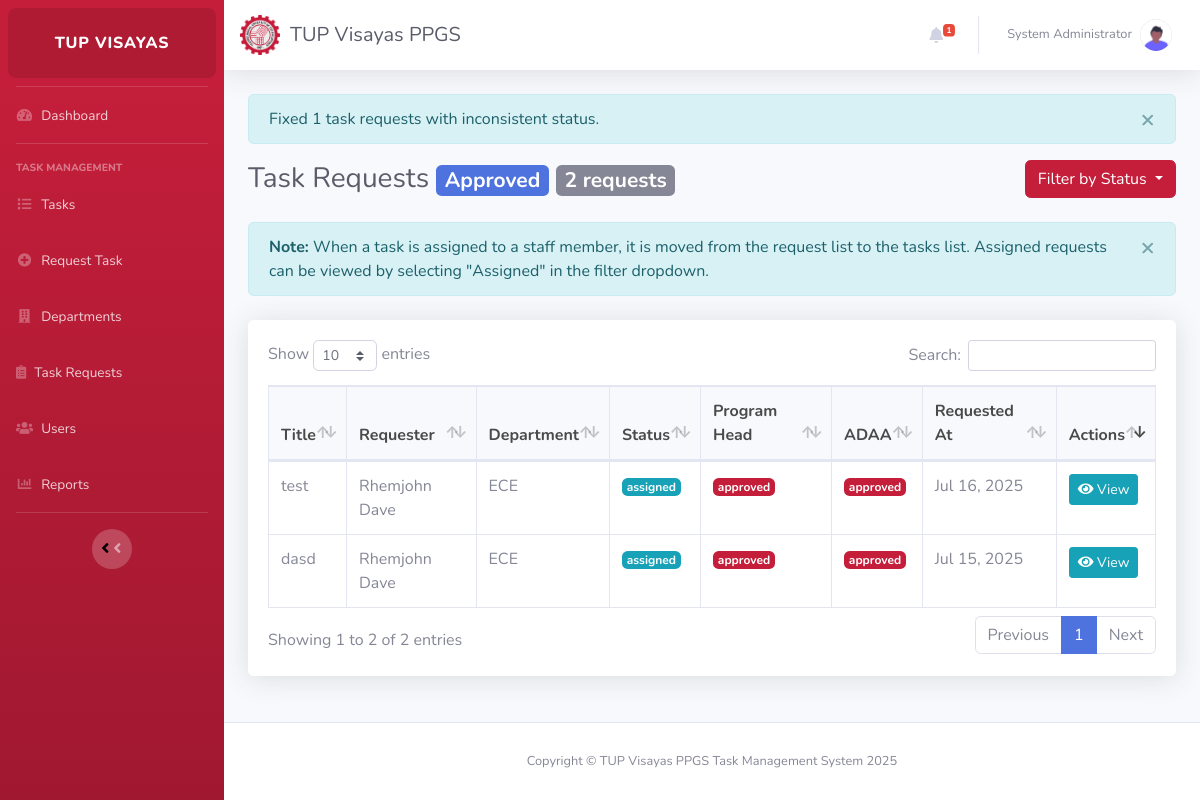
The app's page /task_requests.php (signed in) with its own data.
### tables this page shows
CREATE TABLE `users` (
  `id` int(11) NOT NULL,
  `username` varchar(50) NOT NULL,
  `email` varchar(100) NOT NULL,
  `password` varchar(255) NOT NULL,
  `full_name` varchar(100) NOT NULL,
  `role` enum('user','program head','adaa','admin','staff') NOT NULL,
  `department_id` int(11) DEFAULT NULL,
  `created_at` datetime DEFAULT current_timestamp(),
  `updated_at` datetime DEFAULT current_timestamp() ON UPDATE current_timestamp()
);

CREATE TABLE `task_requests` (
  `id` int(11) NOT NULL,
  `requester_id` int(11) NOT NULL,
  `department_id` int(11) NOT NULL,
  `title` varchar(255) NOT NULL,
  `description` text NOT NULL,
  `reason` text NOT NULL,
  `category` varchar(50) NOT NULL,
  `num_copies` int(11) DEFAULT NULL,
  `paper_size` varchar(50) DEFAULT NULL,
  `paper_type` varchar(50) DEFAULT NULL,
  `equipment_name` varchar(255) DEFAULT NULL,
  `problem_description` text DEFAULT NULL,
  `status` enum('pending','approved','rejected') DEFAULT 'pending',
  `program_head_approval` enum('pending','approved','rejected') DEFAULT 'pending',
  `adaa_approval` enum('pending','approved','rejected') DEFAULT 'pending',
  `created_at` datetime DEFAULT current_timestamp(),
  `updated_at` datetime DEFAULT current_timestamp() ON UPDATE current_timestamp(),
  `due_date` date DEFAULT NULL
);

CREATE TABLE `departments` (
  `id` int(11) NOT NULL,
  `name` varchar(100) NOT NULL,
  `description` text DEFAULT NULL,
  `head_id` int(11) DEFAULT NULL,
  `created_at` datetime DEFAULT current_timestamp(),
  `updated_at` datetime DEFAULT current_timestamp() ON UPDATE current_timestamp()
);

### controllers/NotificationController.php (called while the page is built, shortened)
<?php
require_once __DIR__ . '/../includes/helpers/notification_helper.php';
class NotificationController {
    private $conn;
    public function __construct($conn) {
        $this->conn = $conn;
    }
    public function getUnreadNotificationCount($userId) {
        return getUnreadNotificationCount($userId, $this->conn);
    }
}
?>

### includes/helpers/notification_helper.php (called while the page is built, shortened)
<?php
function getUnreadNotificationCount($userId, $conn) {
    $userId = (int)$userId;
    $query = "SELECT COUNT(*) as count FROM notifications WHERE user_id = $userId AND is_read = 0";
    $result = mysqli_query($conn, $query);
    $row = mysqli_fetch_assoc($result);
    return (int)$row['count'];
}

### task_requests.php (shortened to what this page needs)
<?php
require_once "config/database.php";
$status_filter = isset($_GET['status']) ? $_GET['status'] : 'approved';
$status_condition = "";
if ($status_filter === 'pending') {
    $status_condition = "WHERE (tr.program_head_approval = 'pending' OR tr.adaa_approval = 'pending') AND tr.status != 'assigned'";
} elseif ($status_filter === 'approved') {
    $status_condition = "WHERE tr.program_head_approval = 'approved' AND tr.adaa_approval = 'approved' AND tr.status != 'assigned'";
} elseif ($status_filter === 'assigned') {
    $status_condition = "WHERE tr.status = 'assigned'";
} elseif ($status_filter === 'rejected') {
    $status_condition = "WHERE (tr.program_head_approval = 'rejected' OR tr.adaa_approval = 'rejected') AND tr.status != 'assigned'";
} else {
    $status_condition = "WHERE tr.status != 'assigned'";
}
$sql = "SELECT tr.*, u.username as requester_name, u.full_name as requester_full_name, u.email as requester_email,
        d.name as department_name,
        CASE
            WHEN EXISTS (SELECT 1 FROM tasks t WHERE t.request_id = tr.id) THEN 'assigned'
            ELSE tr.status
        END as effective_status
        FROM task_requests tr
        JOIN users u ON tr.requester_id = u.id
        JOIN departments d ON tr.department_id = d.id
        $status_condition
        ORDER BY tr.created_at DESC";
$requests_result = mysqli_query($conn, $sql);
$total_requests = mysqli_num_rows($requests_result);
include 'includes/components/header.php';
include 'includes/components/sidebar.php';
?>
<div id="content-wrapper" class="d-flex flex-column">
    <div id="content">
        <?php include 'includes/components/navbar.php'; ?>
        <div class="container-fluid">
            <?php if(isset($_SESSION['info_message'])): ?>
                <div class="alert alert-info alert-dismissible fade show" role="alert">
                    <?php echo $_SESSION['info_message']; ?>
                    <button type="button" class="close" data-dismiss="alert" aria-label="Close">
                        <span aria-hidden="true">&times;</span>
                    </button>
                </div>
            <?php endif; ?>
            <div class="d-sm-flex align-items-center justify-content-between mb-4">
                <h1 class="h3 mb-0 text-gray-800">
                    Task Requests
                    <?php if($status_filter !== 'all'): ?>
                        <span class="badge badge-primary"><?php echo ucfirst($status_filter); ?></span>
                    <?php endif; ?>
                    <span class="badge badge-secondary"><?php echo $total_requests; ?> requests</span>
                </h1>
                <div class="btn-group">
                    <button type="button" class="btn btn-primary dropdown-toggle" data-toggle="dropdown" aria-haspopup="true" aria-expanded="false">
                        Filter by Status
                    </button>
                </div>
            </div>
            <div class="alert alert-info alert-dismissible fade show mb-4" role="alert">
                <strong>Note:</strong> When a task is assigned to a staff member, it is moved from the request list to the tasks list.
                Assigned requests can be viewed by selecting "Assigned" in the filter dropdown.
                <button type="button" class="close" data-dismiss="alert" aria-label="Close">
                    <span aria-hidden="true">&times;</span>
                </button>
            </div>
            <div class="row">
                <div class="col-12">
                    <div class="card shadow mb-4">
                        <div class="card-body">
                            <?php if($total_requests == 0): ?>
                                <div class="alert alert-info">
                                    No task requests found for the selected filter.
                                    <?php if($status_filter !== 'all'): ?>
                                        <a href="?status=all" class="alert-link">View all requests</a>
                                    <?php endif; ?>
                                </div>
                            <?php else: ?>
                                <div class="table-responsive">
                                    <table class="table table-bordered" id="dataTable" width="100%" cellspacing="0">
                                        <thead>
                                            <tr>
                                                <th>Title</th>
                                                <th>Requester</th>
                                                <th>Department</th>
                                                <th>Status</th>
                                                <th>Program Head</th>
                                                <th>ADAA</th>
                                                <th>Requested At</th>
                                                <th>Actions</th>
                                            </tr>
                                        </thead>
                                        <tbody>
                                            <?php while($request = mysqli_fetch_assoc($requests_result)): ?>
                                                <tr>
                                                    <td><?php echo htmlspecialchars($request['title']); ?></td>
                                                    <td>
                                                    <?php echo htmlspecialchars($request['requester_full_name']); ?>
                                                    </td>
                                                    <td><?php echo htmlspecialchars($request['department_name']); ?></td>
                                                    <td>
                                                        <?php
                                                        $status_class = "";
                                                        switch($request['effective_status']) {
                                                            case "assigned":
                                                                $status_class = "badge-info";
                                                                break;
                                                        }
                                                        echo "<span class='badge " . $status_class . "'>" . htmlspecialchars($request['effective_status']) . "</span>";
                                                        ?>
                                                    </td>
                                                    <td>
                                                        <?php
                                                        $approval_class = "";
                                                        switch($request['program_head_approval']) {
                                                            case "approved":
                                                                $approval_class = "badge-success";
                                                                break;
                                                        }
                                                        echo "<span class='badge " . $approval_class . "'>" . htmlspecialchars($request['program_head_approval']) . "</span>";
                                                        ?>
                                                    </td>
                                                    <td>
                                                        <?php
                                                        $approval_class = "";
                                                        switch($request['adaa_approval']) {
                                                            case "approved":
                                                                $approval_class = "badge-success";
                                                                break;
                                                        }
                                                        echo "<span class='badge " . $approval_class . "'>" . htmlspecialchars($request['adaa_approval']) . "</span>";
                                                        ?>
                                                    </td>
                                                    <td><?php echo date('M d, Y', strtotime($request['created_at'])); ?></td>
                                                    <td>
                                                        <button type="button" class="btn btn-info btn-sm" data-toggle="modal" data-target="#viewTaskRequestModal<?php echo $request['id']; ?>">
                                                            <i class="fas fa-eye"></i> View
                                                        </button>
                                                    </td>
                                                </tr>
                                            <?php endwhile; ?>
                                        </tbody>
                                    </table>
                                </div>
                            <?php endif; ?>
                        </div>
                    </div>
                </div>
            </div>
        </div>
    </div>
    <?php include 'includes/components/footer.php'; ?>
</div>
<?php include 'includes/components/footer_scripts.php'; ?>

### includes/components/navbar.php (shortened to what this page needs)
<?php
$notification_count = 0;
$notificationController = new NotificationController($conn);
if (isset($_SESSION['user_id']) && is_numeric($_SESSION['user_id'])) {
    $current_user_id = $_SESSION['user_id'];
    $notification_count = $notificationController->getUnreadNotificationCount($current_user_id);
} elseif (isset($_SESSION['id']) && is_numeric($_SESSION['id'])) {
    $current_user_id = $_SESSION['id'];
    $notification_count = $notificationController->getUnreadNotificationCount($current_user_id);
    $notifications = $notificationController->getUserNotifications($current_user_id, 5);
}
$full_name = '';
if (isset($_SESSION['username'])) {
    $username = $_SESSION['username'];
    $sql = "SELECT full_name FROM users WHERE username = ?";
    if ($stmt = mysqli_prepare($conn, $sql)) {
        mysqli_stmt_bind_param($stmt, "s", $username);
        if (mysqli_stmt_execute($stmt)) {
            $result = mysqli_stmt_get_result($stmt);
            if ($row = mysqli_fetch_assoc($result)) {
                $full_name = $row['full_name'];
            }
        }
    }
}
?>
<nav class="navbar navbar-expand navbar-light bg-white topbar mb-4 static-top shadow">
    <a class="navbar-brand d-none d-lg-flex align-items-center" href="index.php" style="text-decoration: none;">
        <img src="assets/images/tuplogo.png" alt="TUP Visayas Logo"
             style="max-width: 40px; height: auto; margin-right: 10px;">
        <h5 class="text-gray-800 my-auto">TUP Visayas PPGS</h5>
    </a>
    <ul class="navbar-nav ml-auto">
        <li class="nav-item dropdown no-arrow mx-1">
            <a class="nav-link dropdown-toggle" href="#" id="alertsDropdown" role="button"
                data-toggle="dropdown" aria-haspopup="true" aria-expanded="false">
                <i class="fas fa-bell fa-fw"></i>
                <?php if ($notification_count > 0): ?>
                <span class="badge badge-danger badge-counter"><?php echo $notification_count > 99 ? '99+' : $notification_count; ?></span>
                <?php endif; ?>
            </a>
        </li>
        <li class="nav-item dropdown no-arrow">
            <a class="nav-link dropdown-toggle" href="#" id="userDropdown" role="button"
                data-toggle="dropdown" aria-haspopup="true" aria-expanded="false">
                <span class="mr-2 d-none d-lg-inline text-gray-600 small"><?= htmlspecialchars($full_name); ?></span>
                <img class="img-profile rounded-circle" src="assets/images/undraw_profile.png">
            </a>
        </li>
    </ul>
</nav>

### css/custom.css (style rules this page uses)
:root { --tup-red: #C41E3A; --tup-red-light: #D42E4A; --tup-red-dark: #A01830; --tup-gray: #4A4A4A; --tup-light-gray: #F8F9FC; }
.btn-primary { background-color: var(--tup-red); border-color: var(--tup-red); }
.btn-info { background-color: #17A2B8; border-color: #17A2B8; }
.table th { background-color: var(--tup-light-gray); border-bottom: 2px solid #e3e6f0; color: var(--tup-gray); }
.card { border: none; box-shadow: 0 0.15rem 1.75rem 0 rgba(58, 59, 69, 0.15); }
.topbar { background-color: #ffffff; box-shadow: 0 0.15rem 1.75rem 0 rgba(58, 59, 69, 0.15); }
.badge-success { background-color: var(--tup-red); color: white; }
.badge-info { background-color: #17A2B8; color: white; }
.table thead th { background-color: var(--tup-light-gray); border-bottom: 2px solid #e3e6f0; color: var(--tup-gray); }

### records on screen
users: full_name "System Administrator"
task_requests: title "test", requester.full_name "Rhemjohn Dave", department.name "ECE", effective_status "assigned", program_head_approval "approved", adaa_approval "approved", created_at "Jul 16, 2025"
task_requests: title "dasd", requester.full_name "Rhemjohn Dave", department.name "ECE", effective_status "assigned", program_head_approval "approved", adaa_approval "approved", created_at "Jul 15, 2025"

### other values on screen
$notification_count "1"
$_SESSION['info_message'] "Fixed 1 task requests with inconsistent status."
$status_filter "Approved"
$total_requests "2"
